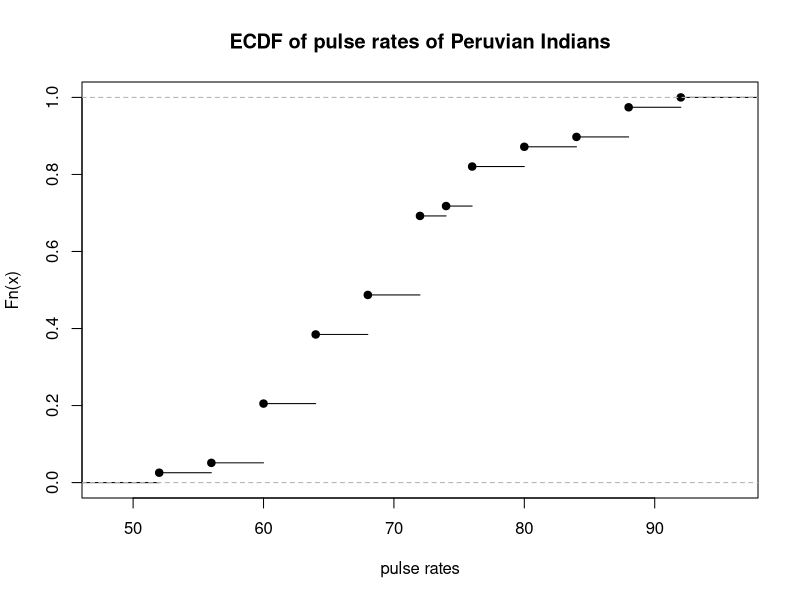
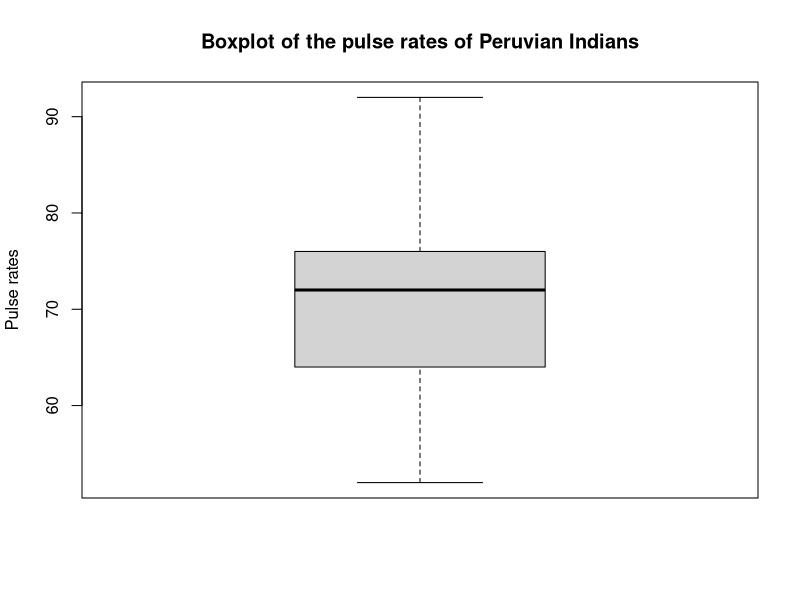
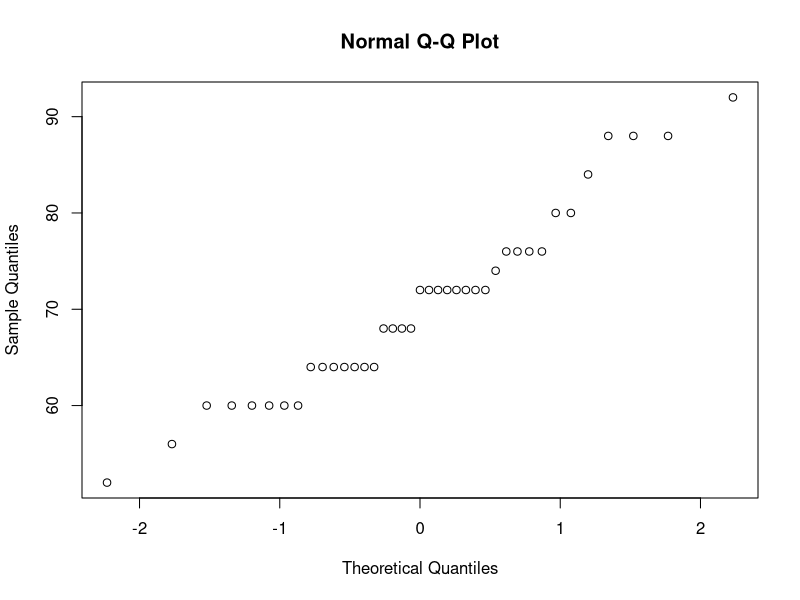
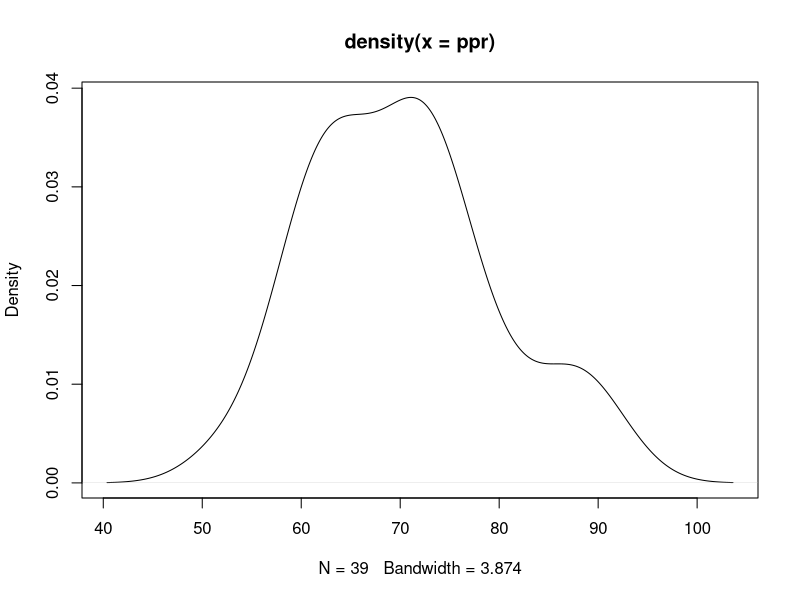
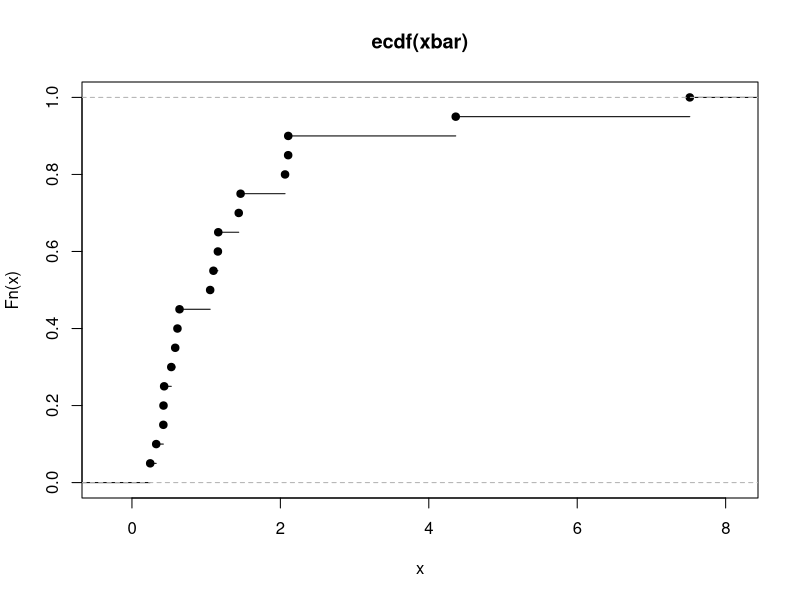
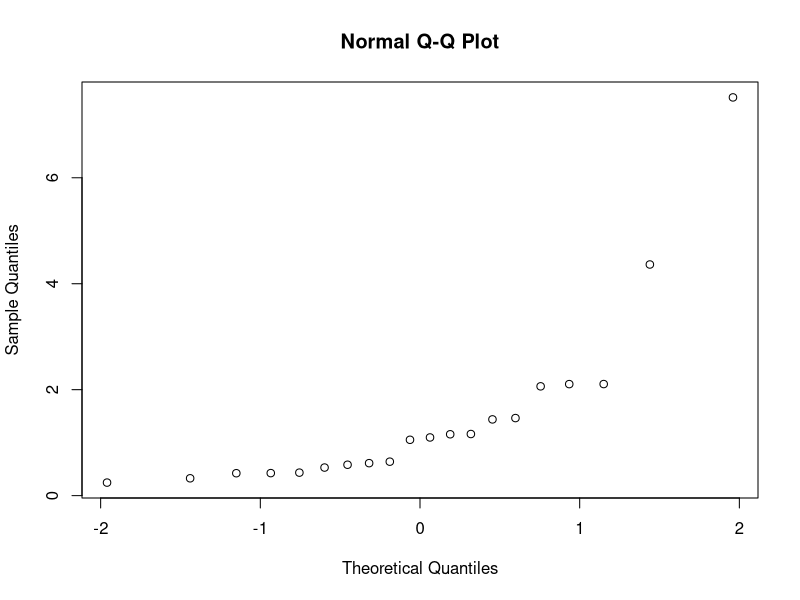
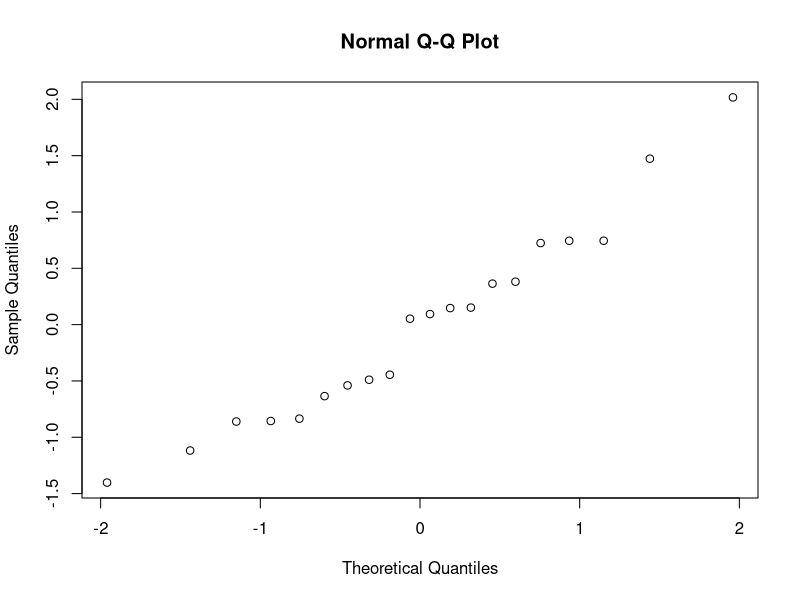
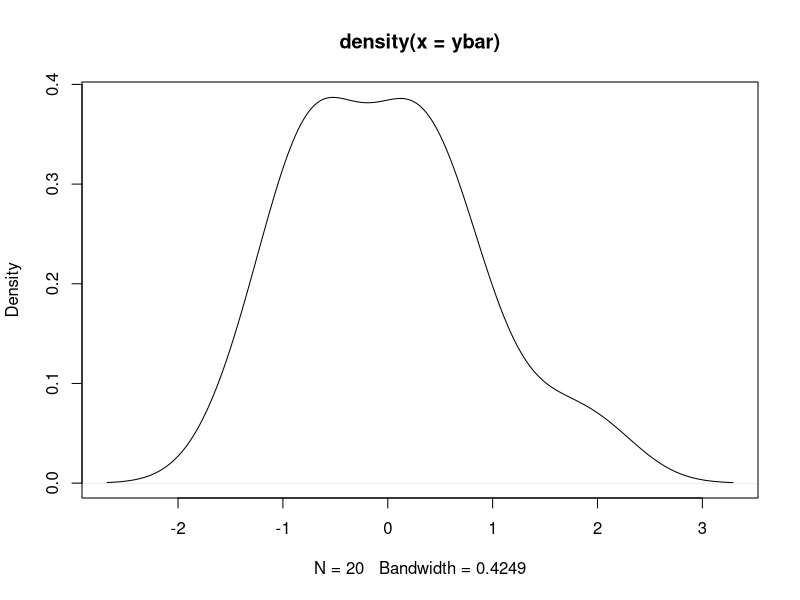

The R script that drew these images, in order:
# Q1 data:
ppr=c(88,76,84,64,60,64,60,64,68,74,
      68,68,72,76,72,52,72,64,60,56,
      72,88,80,76,64,72,60,76,88,72,
      64,60,60,72,92,80,72,64,68)
# Q1a
plot(ecdf(ppr), main="ECDF of pulse rates of Peruvian Indians", xlab="pulse rates")
# Q1b
meanhat = sum(ppr)/length(ppr)
varhat = mean(ppr^2) - mean(ppr)^2
var(ppr)
sd(ppr)
#var(ppr)
# Q1c
median(ppr)
quantile(ppr,0.5)
iqr1 = quantile(ppr, 0.75) - quantile(ppr, 0.25)
quantile(ppr,c(0.25,0.75),type=2)
IQR(ppr)
# Q1d
IQR(ppr)/sqrt(varhat)
iqrsd = function(x)
{
  x.mean = mean(x)
  x.var = mean(x^2) - mean(x)^2
  q = as.vector(quantile(x,probs=c(0.25,0.75)))
  x.iqr = q[2] - q[1]
  return(x.iqr/sqrt(x.var))
}
iqrsd(ppr)
# Q1e
boxplot(ppr, main="Boxplot of the pulse rates of Peruvian Indians", ylab="Pulse rates")
# Q1f
qqnorm(ppr)
# Q1g
plot(density(ppr))
# Q1h
#hist(ppr)
# The iqr/sd is close to 1.35(normal). So I think the normal distribution is a good approximation
# for this sample even though there is some skewness towards the upper end of the distribution.

# Q2 data:
xbar = c(0.246,0.327,0.423,0.425,0.434,
         0.530,0.583,0.613,0.641,1.054,
         1.098,1.158,1.163,1.439,1.464,
         2.063,2.105,2.106,4.363,7.517)
# Q2a
plot(ecdf(xbar))
# Q2b
xbar.mean = mean(xbar)
xbar.var = mean(xbar^2) - xbar.mean^2
median(xbar)
quantile(xbar,0.5)
xbar.iqr=quantile(xbar,0.75) - quantile(xbar,0.25)
IQR(xbar)
# Q2c
xbar.iqr/sqrt(xbar.var)
# I don't think it was drawn from a normal distribution as the iqr/sd is not close to 1.35
# Q2d
qqnorm(xbar)
# The distribution doesnt seem normal as the line is curvy at the end.
# Q2e
ybar = log(xbar)
IQR(ybar)/sqrt(var(ybar))
qqnorm(ybar)
plot(density(ybar))
# This looks more like a normal distribution as the iqr/sd is close to 1.35 and
# the qqnorm resembles a straight line. So the logged data resembles an approximately normal distribution.

# Q3e
1 - pnorm(0.5, mean=0, sd=sqrt(16.2/100))

# Q5 data:
household_sizes = rep(1:7, c(27, 34, 16, 13, 6, 3, 1))
# Q5a
mean(household_sizes)
# Q5b
sd(household_sizes)
hs.var = mean(household_sizes^2) - mean(household_sizes)^2
hs.sd = sqrt(hs.var)
# Q5c
hs.err = hs.sd/sqrt(length(household_sizes))
# Q5d
pnorm(0.5,0,hs.err) - pnorm(-0.5,0,hs.err)
